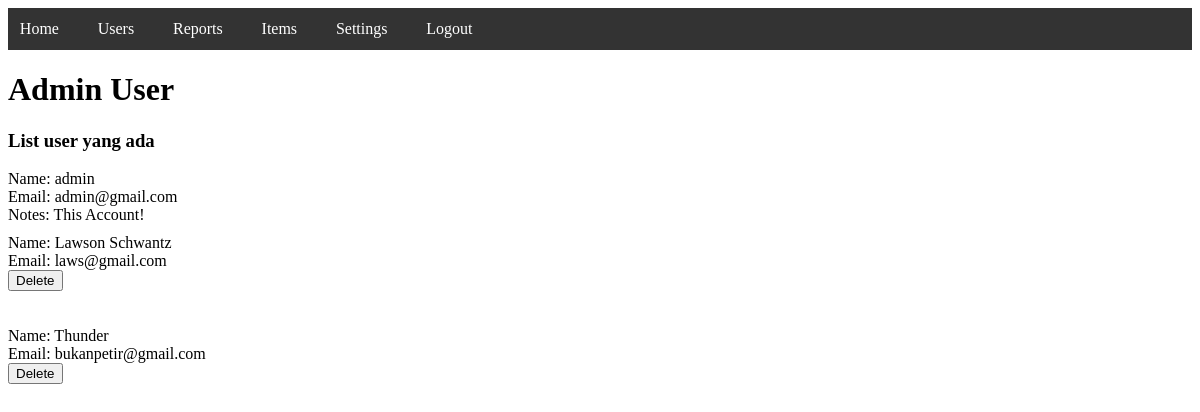
Page /adminuser.php (signed in) on the earlier database version.
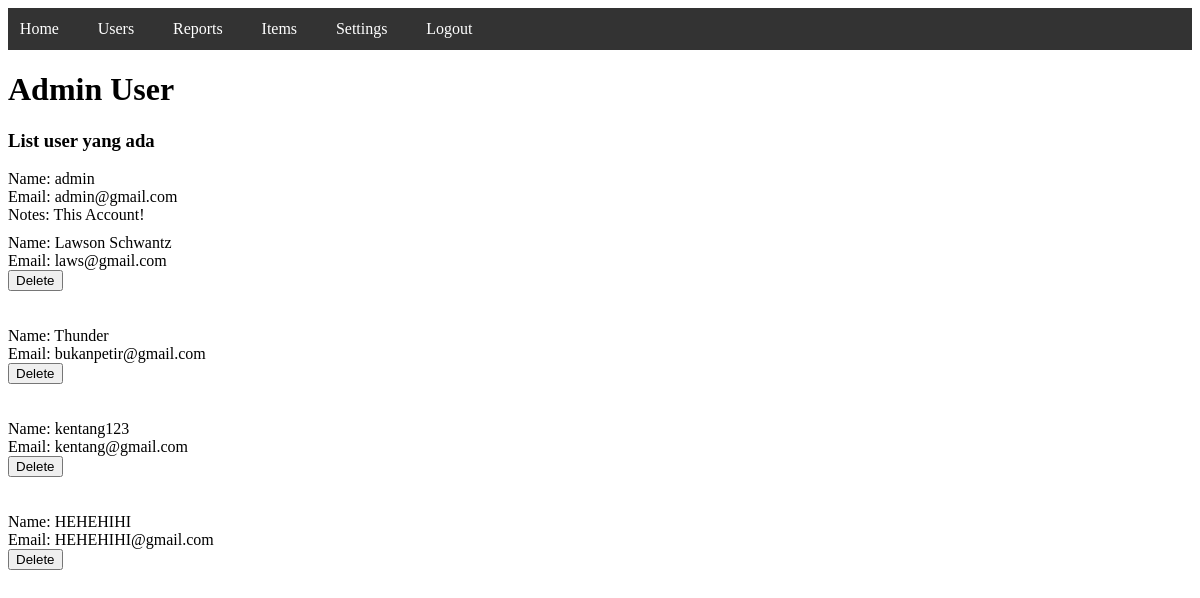
Same page on the later database version.
### tables this page shows
CREATE TABLE `users` (
  `user_id` int(11) UNSIGNED NOT NULL,
  `name` text DEFAULT NULL,
  `username` varchar(15) DEFAULT NULL,
  `email` text DEFAULT NULL,
  `phone_number` bigint(20) NOT NULL,
  `password` text DEFAULT NULL,
  `created_at` timestamp NOT NULL DEFAULT current_timestamp()
);

### adminuser.php (the view, shortened to what this page needs)
<?php
    require_once(__DIR__ . '/controllers/connection.php');
    ?>
<!DOCTYPE html>
<html lang="en">
    <head>
    </head>
    <body>
    <header>
            <ul>
                <li><a href="index.php">Home</a></li>
                <li><a href="adminuser.php">Users</a></li>
                <li><a href="admin.php">Reports</a></li>
                <li><a href="adminitem.php">Items</a></li>
                <div id='login'><a href='settings.php'>Settings</a></div>
                <div id='login'><a href='controllers/logoutc.php'>Logout</a></div>
            </ul>
        </header>
        <h1>Admin User</h1>
        <?php
            echo"<h3>List user yang ada</h3>";
            $stmt = $connection->prepare("SELECT * FROM users");
            $stmt->execute();
            $result = $stmt->get_result();
            while ($row = $result->fetch_assoc()) {
                echo '<form action="controllers/adminc.php" method="post">';
                echo "Name: " . $row["username"] . "<br>";
                echo "Email: " . $row["email"] . "<br>";
                if($row["username"] === 'admin'){
                    echo "<div class = 'adminn'>Notes: This Account!</div>";
                    continue;
                }
                echo '<button type="submit" name="delete_user">Delete</button>';
                echo '</form><br><br>';
            }
        ?>
    </body>
</html>

Differences in the rows shown:
added users: username "kentang123", email "kentang@gmail.com"
added users: username "HEHEHIHI", email "HEHEHIHI@gmail.com"
